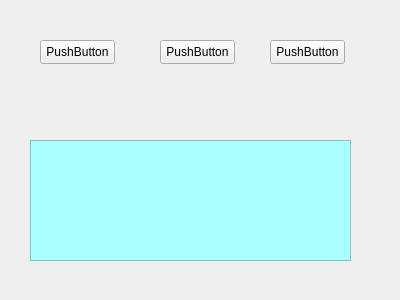
<?xml version="1.0" encoding="UTF-8"?>
<ui version="4.0">
 <class>Form</class>
 <widget class="QWidget" name="Form">
  <property name="geometry">
   <rect>
    <x>0</x>
    <y>0</y>
    <width>400</width>
    <height>300</height>
   </rect>
  </property>
  <property name="windowTitle">
   <string>Form</string>
  </property>
  <widget class="QTextEdit" name="textEdit">
   <property name="geometry">
    <rect>
     <x>30</x>
     <y>140</y>
     <width>321</width>
     <height>121</height>
    </rect>
   </property>
   <property name="styleSheet">
    <string notr="true">background-color: rgb(170, 255, 255);</string>
   </property>
  </widget>
  <widget class="QPushButton" name="pushButton">
   <property name="geometry">
    <rect>
     <x>40</x>
     <y>40</y>
     <width>75</width>
     <height>24</height>
    </rect>
   </property>
   <property name="text">
    <string>PushButton</string>
   </property>
  </widget>
  <widget class="QPushButton" name="pushButton_2">
   <property name="geometry">
    <rect>
     <x>160</x>
     <y>40</y>
     <width>75</width>
     <height>24</height>
    </rect>
   </property>
   <property name="text">
    <string>PushButton</string>
   </property>
  </widget>
  <widget class="QPushButton" name="pushButton_3">
   <property name="geometry">
    <rect>
     <x>270</x>
     <y>40</y>
     <width>75</width>
     <height>24</height>
    </rect>
   </property>
   <property name="text">
    <string>PushButton</string>
   </property>
  </widget>
 </widget>
 <resources/>
 <connections/>
</ui>
